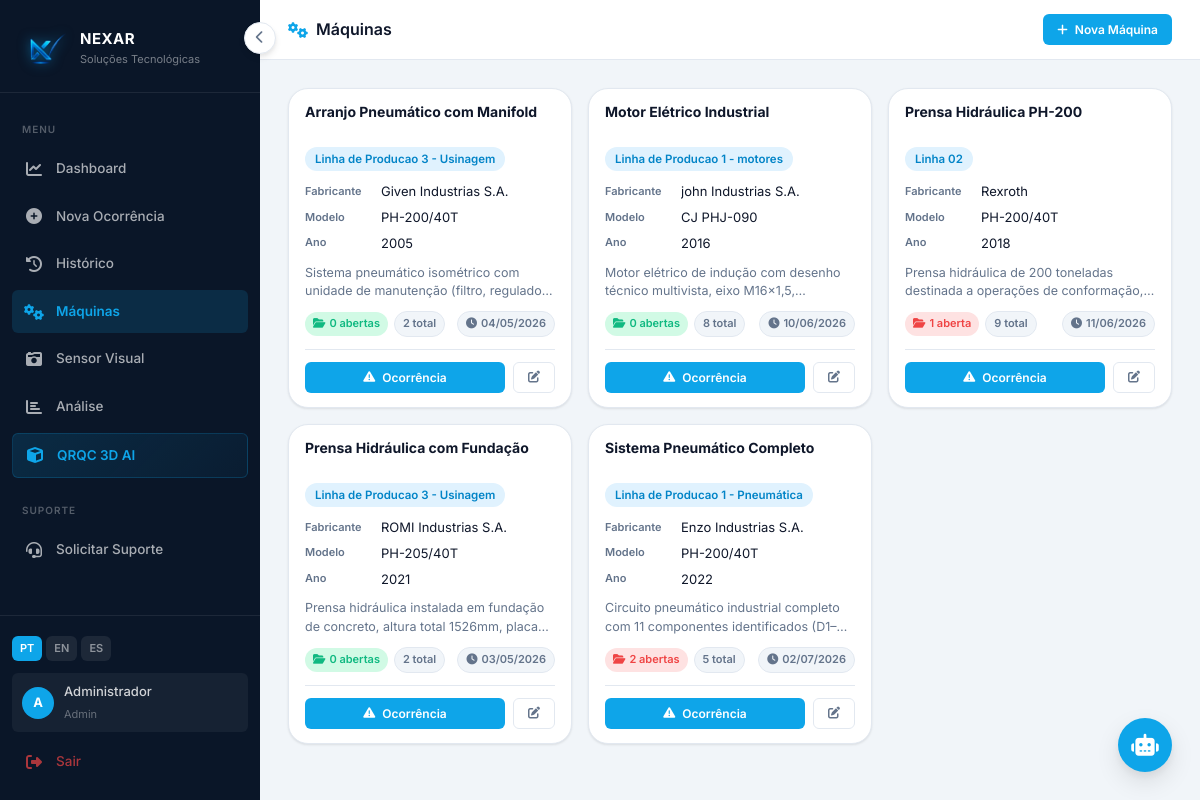
The app's page /maquinas (signed in) with its own data.
### tables this page shows
CREATE TABLE usuarios (
            id INTEGER PRIMARY KEY AUTOINCREMENT,
            nome TEXT NOT NULL,
            email TEXT UNIQUE NOT NULL,
            senha_hash TEXT NOT NULL,
            perfil TEXT DEFAULT 'operador',
            ativo INTEGER DEFAULT 1,
            criado_em DATETIME DEFAULT CURRENT_TIMESTAMP
        );

CREATE TABLE maquinas (
            id INTEGER PRIMARY KEY AUTOINCREMENT,
            nome TEXT NOT NULL,
            modelo TEXT,
            fabricante TEXT,
            ano TEXT,
            setor TEXT,
            descricao TEXT,
            criado_em DATETIME DEFAULT CURRENT_TIMESTAMP
        );

### app.py (the view)
@app.route("/maquinas")
@login_required
def maquinas():
    conn = get_db()
    lista = conn.execute("SELECT * FROM maquinas ORDER BY nome").fetchall()
    rows = conn.execute("""
        SELECT maquina_id,
               COUNT(*) AS total,
               SUM(CASE WHEN status = 'Aberta' THEN 1 ELSE 0 END) AS abertas,
               MAX(data_registro) AS ultima
        FROM ocorrencias WHERE maquina_id IS NOT NULL
        GROUP BY maquina_id
    """).fetchall()
    conn.close()
    stats = {r["maquina_id"]: r for r in rows}
    return render_template("maquinas.html", maquinas=lista, stats=stats)

### app.py (called while the page is built)
def get_db():
    conn = sqlite3.connect("qrqc.db")
    conn.row_factory = sqlite3.Row
    return conn

@login_manager.user_loader
def load_user(user_id):
    conn = get_db()
    u = conn.execute("SELECT * FROM usuarios WHERE id = ?", (user_id,)).fetchone()
    conn.close()
    if u:
        return User(u["id"], u["nome"], u["email"], u["perfil"])
    return None

@app.context_processor
def inject_globals():
    lang = session.get("lang", "pt")
    return {"t": TRANSLATIONS.get(lang, TRANSLATIONS["pt"]), "lang": lang}

### templates/maquinas.html (shortened to what this page needs)
{% extends 'menu.html' %}
{% block content %}
<div class="topbar">
  <div class="topbar-title">
    <i class="fas fa-cogs"></i> {{ t.maquinas }}
  </div>
  <div class="topbar-actions">
    <a href="{{ url_for('cadastro_maquina') }}" class="btn btn-primary btn-sm">
      <i class="fas fa-plus"></i> {{ t.nova_maquina }}
    </a>
  </div>
</div>
<div class="page-body">
  {% if maquinas %}
  <div class="maq-grid">
    {% for m in maquinas %}
    {% set st      = stats.get(m.id) %}
    {% set abertas = st.abertas if st else 0 %}
    {% set total   = st.total   if st else 0 %}
    {% set ultima  = st.ultima  if st else None %}
    {% set cor_bar = 'var(--danger)' if abertas > 0 else ('var(--success)' if total > 0 else 'var(--border)') %}
    <div class="maq-card">
      <div style="padding:14px 16px 10px; flex-shrink:0;">
        <h4 class="maq-nome" title="{{ m.nome }}">{{ m.nome }}</h4>
        {% if m.setor %}
        <span class="badge badge-primary maq-setor-badge">{{ m.setor }}</span>
        {% else %}
        <span style="display:inline-block; height:20px;"></span>
        {% endif %}
      </div>
      <div style="padding:0 16px; flex:1; display:flex; flex-direction:column; gap:6px; min-height:0;">
        <div style="display:flex; flex-direction:column; gap:5px;">
          {% if m.fabricante %}
          <div class="maq-meta-row">
            <span class="maq-meta-label">{{ t.fabricante }}</span>
            <span class="maq-meta-val">{{ m.fabricante }}</span>
          </div>
          {% endif %}
          {% if m.modelo %}
          <div class="maq-meta-row">
            <span class="maq-meta-label">{{ t.modelo }}</span>
            <span class="maq-meta-val">{{ m.modelo }}</span>
          </div>
          {% endif %}
          {% if m.ano %}
          <div class="maq-meta-row">
            <span class="maq-meta-label">{{ t.ano }}</span>
            <span class="maq-meta-val">{{ m.ano }}</span>
          </div>
          {% endif %}
        </div>
        <p class="maq-desc">
          {{ m.descricao if m.descricao else '' }}
        </p>
      </div>
      <div style="padding:10px 16px 0; flex-shrink:0;">
        <div class="maq-stats">
          {% if total == 0 %}
            <span class="maq-chip maq-chip-muted">
              <i class="fas fa-inbox"></i> {{ t.sem_ocorrencias }}
            </span>
          {% else %}
            <span class="maq-chip {% if abertas > 0 %}maq-chip-danger{% else %}maq-chip-success{% endif %}">
              <i class="fas fa-folder-open"></i>
              {{ abertas }} aberta{{ 's' if abertas != 1 else '' }}
            </span>
            <span class="maq-chip maq-chip-muted">
              {{ total }} total
            </span>
            {% if ultima %}
            <span class="maq-chip maq-chip-muted" style="margin-left:auto;">
              <i class="fas fa-clock"></i> {{ ultima[:10].split('-')|reverse|join('/') }}
            </span>
            {% endif %}
          {% endif %}
        </div>
      </div>
      <div style="margin:12px 16px 0; height:1px; background:var(--border); flex-shrink:0;"></div>
      <div style="padding:12px 16px 14px; display:flex; gap:8px; flex-shrink:0;">
        <a href="{{ url_for('CadastroOcorrencia') }}?maquina={{ m.id }}"
           class="btn btn-primary btn-sm" style="flex:1; justify-content:center;">
          <i class="fas fa-exclamation-triangle"></i> {{ t.ocorrencia }}
        </a>
        <a href="{{ url_for('editar_maquina', maquina_id=m.id) }}"
           class="btn btn-outline btn-sm" title="{{ t.editar }}">
          <i class="fas fa-edit"></i>
        </a>
      </div>
    </div>
    {% endfor %}
  </div>
  {% endif %}
</div>
{% endblock %}

### templates/menu.html (shortened to what this page needs)
<!DOCTYPE html>
<html lang="{{ lang }}">
<head>
  <link rel="stylesheet" href="/static/css/design-system.css" />
  <link rel="stylesheet" href="https://cdnjs.cloudflare.com/ajax/libs/font-awesome/6.5.0/css/all.min.css" />
</head>
<body>
<div class="app-wrapper">
  <aside class="sidebar" id="sidebar">
    <div class="sidebar-logo">
      <img src="/static/assets/img/nexar_logo_clean.png" alt="Nexar" />
      <div class="sidebar-logo-text">
        <h4>NEXAR</h4>
        <p>Soluções Tecnológicas</p>
      </div>
    </div>
    <nav class="sidebar-nav">
      <span class="nav-label">Menu</span>
      <a href="{{ url_for('dashboard') }}"
         class="nav-item {% if request.endpoint == 'dashboard' %}active{% endif %}">
        <i class="fas fa-chart-line"></i>
        <span>Dashboard</span>
      </a>
      <a href="{{ url_for('CadastroOcorrencia') }}"
         class="nav-item {% if request.endpoint == 'CadastroOcorrencia' or request.endpoint == 'registrar_ocorrencia' %}active{% endif %}">
        <i class="fas fa-plus-circle"></i>
        <span>{{ t.nova_ocorrencia }}</span>
      </a>
      <a href="{{ url_for('historico') }}"
         class="nav-item {% if request.endpoint == 'historico' %}active{% endif %}">
        <i class="fas fa-history"></i>
        <span>{{ t.historico }}</span>
      </a>
      <a href="{{ url_for('maquinas') }}"
         class="nav-item {% if 'maquina' in request.endpoint %}active{% endif %}">
        <i class="fas fa-cogs"></i>
        <span>{{ t.maquinas }}</span>
      </a>
      <a href="{{ url_for('sensor') }}"
         class="nav-item {% if request.endpoint == 'sensor' %}active{% endif %}">
        <i class="fas fa-camera-retro"></i>
        <span>Sensor Visual</span>
      </a>
      <a href="{{ url_for('analise') }}"
         class="nav-item {% if request.endpoint == 'analise' %}active{% endif %}">
        <i class="fas fa-chart-bar"></i>
        <span>Análise</span>
      </a>
      <a href="{{ url_for('historico') }}"
         class="nav-item {% if request.endpoint == 'qrqc3d' %}active{% endif %}"
         style="background: {% if request.endpoint == 'qrqc3d' %}var(--sidebar-active){% else %}linear-gradient(135deg,rgba(14,165,233,.15),rgba(14,165,233,.05)){% endif %}; border: 1px solid rgba(14,165,233,.2);">
        <i class="fas fa-cube" style="color:var(--primary)"></i>
        <span style="color:var(--primary);font-weight:600">QRQC 3D AI</span>
      </a>
      <span class="nav-label" style="margin-top:8px">Suporte</span>
      <a href="{{ url_for('solicitacao') }}"
         class="nav-item {% if request.endpoint == 'solicitacao' %}active{% endif %}">
        <i class="fas fa-headset"></i>
        <span>{{ t.solicitar_suporte }}</span>
      </a>
    </nav>
    <div class="sidebar-footer">
      <div class="lang-selector">
        <a href="{{ url_for('set_lang', lang='pt') }}"
           class="lang-btn {% if lang == 'pt' %}active{% endif %}">PT</a>
        <a href="{{ url_for('set_lang', lang='en') }}"
           class="lang-btn {% if lang == 'en' %}active{% endif %}">EN</a>
        <a href="{{ url_for('set_lang', lang='es') }}"
           class="lang-btn {% if lang == 'es' %}active{% endif %}">ES</a>
      </div>
      <div class="user-chip">
        <div class="user-avatar">
          {{ current_user.nome[0].upper() if current_user.is_authenticated else 'U' }}
        </div>
        <div class="user-info-text">
          <p>{{ current_user.nome if current_user.is_authenticated else 'Usuário' }}</p>
          <span>{{ current_user.perfil.title() if current_user.is_authenticated else '' }}</span>
        </div>
      </div>
      <a href="{{ url_for('logout') }}" class="nav-item" style="color: rgba(239,68,68,.7);">
        <i class="fas fa-sign-out-alt"></i>
        <span>{{ t.sair }}</span>
      </a>
    </div>
  </aside>
  <button class="sidebar-toggle" id="sidebarToggle" onclick="toggleSidebar()">
    <i class="fas fa-chevron-left"></i>
  </button>
  <div class="main-content" id="mainContent">
    {% block content %}{% endblock %}
  </div>
</div>
<button class="chat-fab" id="chatFab" onclick="toggleChat()" title="{{ t.assistente }}">
  <i class="fas fa-robot"></i>
</button>
</body>
</html>

### templates/maquinas.html (style rules this page uses)
.maq-grid { display: grid; grid-template-columns: repeat(auto-fill, minmax(260px, 1fr)); gap: 16px; align-items: stretch; }
.maq-card { background: var(--bg-card); border-radius: var(--radius-lg); box-shadow: var(--shadow-sm); border: 1px solid var(--border); display: flex; flex-direction: column; transition: var(--transition); overflow: hidden; }
.maq-nome { font-size: 14px; font-weight: 700; color: var(--text); line-height: 1.35; margin: 0 0 6px; display: -webkit-box; -webkit-line-clamp: 2; -webkit-box-orient: vertical; overflow: hidden; min-height: calc(14px * 1.35 * 2); }
.maq-setor-badge { max-width: 100%; overflow: hidden; text-overflow: ellipsis; white-space: nowrap; display: inline-block; vertical-align: middle; }
.maq-meta-row { display: flex; gap: 8px; align-items: center; }
.maq-meta-label { font-size: 11px; color: var(--text-muted); font-weight: 600; width: 68px; flex-shrink: 0; }
.maq-meta-val { font-size: 13px; color: var(--text); overflow: hidden; text-overflow: ellipsis; white-space: nowrap; }
.maq-desc { font-size: 12.5px; color: var(--text-muted); line-height: 1.5; margin: 4px 0 0; display: -webkit-box; -webkit-line-clamp: 2; -webkit-box-orient: vertical; overflow: hidden; min-height: calc(12.5px * 1.5 * 2); }
.maq-stats { display: flex; align-items: center; gap: 6px; flex-wrap: nowrap; overflow: hidden; }
.maq-chip { display: inline-flex; align-items: center; gap: 4px; font-size: 11px; font-weight: 600; padding: 3px 8px; border-radius: var(--radius-full); white-space: nowrap; }
.maq-chip-danger { background: var(--danger-light); color: var(--danger); }
.maq-chip-success { background: var(--success-light); color: var(--success); }
.maq-chip-muted { background: var(--bg-page); color: var(--text-muted); border: 1px solid var(--border); }

### records on screen
usuarios: nome "A", nome "Administrador", perfil "Admin"
maquinas: nome "Arranjo Pneumático com Manifold", setor "Linha de Producao 3 - Usinagem", fabricante "Fabricante", fabricante "Given Industrias S.A.", modelo "Modelo", modelo "PH-200/40T", ano "Ano", ano "2005", descricao "Sistema pneumático isométrico com unidade de manutenção (filtro,…", abertas "0", value "s", total "2", ultima "04/05/2026", ocorrencia "Ocorrência"
maquinas: nome "Motor Elétrico Industrial", setor "Linha de Producao 1 - motores", fabricante "Fabricante", fabricante "john Industrias S.A.", modelo "Modelo", modelo "CJ PHJ-090", ano "Ano", ano "2016", descricao "Motor elétrico de indução com desenho técnico multivista, eixo…", abertas "0", value "s", total "8", ultima "10/06/2026", ocorrencia "Ocorrência"
maquinas: nome "Prensa Hidráulica PH-200", setor "Linha 02", fabricante "Fabricante", fabricante "Rexroth", modelo "Modelo", modelo "PH-200/40T", ano "Ano", ano "2018", descricao "Prensa hidráulica de 200 toneladas destinada a operações de…", abertas "1", total "9", ultima "11/06/2026", ocorrencia "Ocorrência"
maquinas: nome "Prensa Hidráulica com Fundação", setor "Linha de Producao 3 - Usinagem", fabricante "Fabricante", fabricante "ROMI Industrias S.A.", modelo "Modelo", modelo "PH-205/40T", ano "Ano", ano "2021", descricao "Prensa hidráulica instalada em fundação de concreto, altura total 1526mm,…", abertas "0", value "s", total "2", criado_em "03/05/2026", ocorrencia "Ocorrência"
maquinas: nome "Sistema Pneumático Completo", setor "Linha de Producao 1 - Pneumática", fabricante "Fabricante", fabricante "Enzo Industrias S.A.", modelo "Modelo", modelo "PH-200/40T", ano "Ano", ano "2022", descricao "Circuito pneumático industrial completo com 11 componentes…", abertas "2", value "s", total "5", ultima "02/07/2026", ocorrencia "Ocorrência"

### other values on screen
{{ t.nova_ocorrencia }} "Nova Ocorrência"
{{ t.historico }} "Histórico"
{{ t.maquinas }} "Máquinas"
{{ t.solicitar_suporte }} "Solicitar Suporte"
{{ t.sair }} "Sair"
{{ t.nova_maquina }} "Nova Máquina"
